Frame 1 (no input): blank canvas, image omitted
Frame 60 (the mouse pressed at the canvas centre just before this capture): blank canvas, image omitted
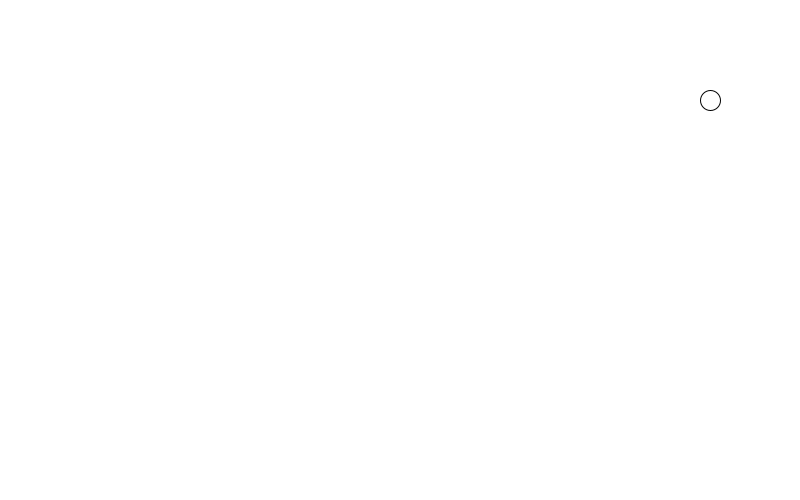
Frame 120 (the mouse held since frame 60 and released just before this capture)

The Processing sketch whose frames 1 and 60 were blank and that drew this single picture after the mouse press (run headless with seeded random() and noise(); from frame 60 on, the mouse is pressed at the canvas centre):

// Processing sketch: sketch_properties
// ── sketch_properties.pde
void setup(){
  size(800, 500);
  background(255);
}
int x = 100;
int y = 100;
int s = 20;


void c(){
  circle(x, y, s);
  
}

void draw(){
  background(255);
  if(mousePressed){
     x += 10*frameCount;
  }
  if(x>width){
     x-= 10*frameCount; 
  }
  c();
}
